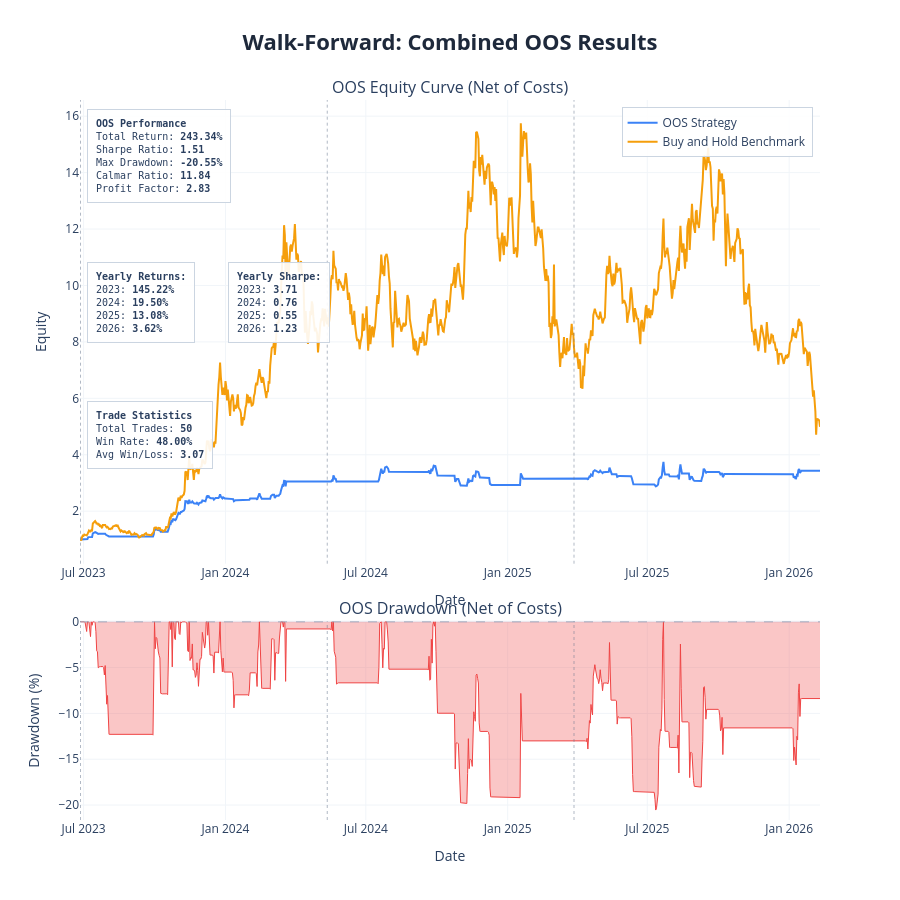

The notebook cell this image was saved under:
### Markdown cell above
---
## Results Charts and Cost Stress Test

| Parameter | Description | Default |
|---|---|---|
| `show_fold_perf` | IS vs OOS bars for return, Sharpe, drawdown per fold | `False` |
| `show_param_evol` | Parameter evolution across folds with ±1 std bands | `False` |
| `show_oos_equity` | Combined OOS equity curve + drawdown with fold boundaries | `True` |
| `show_trades` | Overlay entry/exit markers on OOS equity chart | `False` |
| `benchmark_data` | DataFrame with `Close` column for buy & hold comparison | `None` |
| `save_html_dir` | Directory path to save charts as HTML files, or `None` | `None` |

**Cost Stress Test:** re-run the combined OOS backtest at 1×, 1.5×, 2×, 3× the base cost. Fragile strategies collapse; robust ones degrade gradually.

### Code cell
plot_walk_forward_results(
    results          = results,
    param_defs       = PARAM_DEFS,
    fixed_params     = FIXED_PARAMS,
    benchmark_data   = df,
    show             = True,
    save_html_dir    = None,
    show_fold_perf   = False,   # IS vs OOS bars by fold
    show_param_evol  = False,   # parameter evolution across folds
    show_oos_equity  = True,   # combined OOS equity curve
    show_trades      = False,  # trade markers on OOS equity chart
)

# ── transaction cost stress test ──────────────────────────────────────────

if results['oos_combined_df'] is not None:
    cost_df = cost_stress_test(
        oos_combined_df  = results['oos_combined_df'],
        cost_multipliers = (1.0, 1.5, 2.0, 3.0),
        base_cost        = COST,
    )
else:
    print('No combined OOS dataframe — skip cost stress test')

### Figure 1 — Plotly figure (JSON) as saved in the notebook; plotly's stock layout.template omitted (floating-point values rounded to 4 significant figures; data arrays with more than 128 entries replaced by an {"elided": "..."} marker saying what was removed)
{"data": [{"hovertemplate": "<b>OOS Strategy</b><br>Date: %{x}<br>Equity: %{y:.4f}<extra></extra>", "line": {"color": "#3b82f6", "width": 2}, "mode": "lines", "name": "OOS Strategy", "type": "scatter", "x": {"elided": "960 str values"}, "xaxis": "x", "y": {"elided": "960 float values"}, "yaxis": "y"}, {"hovertemplate": "<b>Buy and Hold Benchmark</b><br>Date: %{x}<br>Equity: %{y:.4f}<extra></extra>", "line": {"color": "#f59e0b", "width": 2}, "mode": "lines", "name": "Buy and Hold Benchmark", "type": "scatter", "x": {"elided": "960 str values"}, "xaxis": "x", "y": {"elided": "960 float values"}, "yaxis": "y"}, {"fill": "tozeroy", "fillcolor": "rgba(239, 68, 68, 0.3)", "hovertemplate": "<b>Drawdown</b><br>Date: %{x}<br>%{y:.2f}%<extra></extra>", "line": {"color": "#ef4444", "width": 1}, "mode": "lines", "name": "Drawdown", "showlegend": false, "type": "scatter", "x": {"elided": "960 str values"}, "xaxis": "x2", "y": {"elided": "960 float values"}, "yaxis": "y2"}], "layout": {"annotations": [{"font": {"size": 16}, "showarrow": false, "text": "OOS Equity Curve (Net of Costs)", "x": 0.5, "xanchor": "center", "xref": "paper", "y": 1, "yanchor": "bottom", "yref": "paper"}, {"font": {"size": 16}, "showarrow": false, "text": "OOS Drawdown (Net of Costs)", "x": 0.5, "xanchor": "center", "xref": "paper", "y": 0.276, "yanchor": "bottom", "yref": "paper"}, {"align": "left", "bgcolor": "rgba(255, 255, 255, 0.9)", "bordercolor": "#cbd5e1", "borderpad": 8, "borderwidth": 1, "font": {"family": "monospace", "size": 10}, "showarrow": false, "text": "<b>OOS Performance</b><br>Total Return: <b>243.34%</b><br>Sharpe Ratio: <b>1.51</b><br>Max Drawdown: <b>-20.55%</b><br>Calmar Ratio: <b>11.84</b><br>Profit Factor: <b>2.83</b>", "x": 0.01, "xanchor": "left", "xref": "x domain", "y": 0.98, "yanchor": "top", "yref": "y domain"}, {"align": "left", "bgcolor": "rgba(255, 255, 255, 0.9)", "bordercolor": "#cbd5e1", "borderpad": 8, "borderwidth": 1, "font": {"family": "monospace", "size": 10}, "showarrow": false, "text": "<b>Yearly Returns:</b><br>2023: <b>145.22%</b><br>2024: <b>19.50%</b><br>2025: <b>13.08%</b><br>2026: <b>3.62%</b><br>", "x": 0.01, "xanchor": "left", "xref": "x domain", "y": 0.65, "yanchor": "top", "yref": "y domain"}, {"align": "left", "bgcolor": "rgba(255, 255, 255, 0.9)", "bordercolor": "#cbd5e1", "borderpad": 8, "borderwidth": 1, "font": {"family": "monospace", "size": 10}, "showarrow": false, "text": "<b>Yearly Sharpe:</b><br>2023: <b>3.71</b><br>2024: <b>0.76</b><br>2025: <b>0.55</b><br>2026: <b>1.23</b><br>", "x": 0.2, "xanchor": "left", "xref": "x domain", "y": 0.65, "yanchor": "top", "yref": "y domain"}, {"align": "left", "bgcolor": "rgba(255, 255, 255, 0.9)", "bordercolor": "#cbd5e1", "borderpad": 8, "borderwidth": 1, "font": {"family": "monospace", "size": 10}, "showarrow": false, "text": "<b>Trade Statistics</b><br>Total Trades: <b>50</b><br>Win Rate: <b>48.00%</b><br>Avg Win/Loss: <b>3.07</b>", "x": 0.01, "xanchor": "left", "xref": "x domain", "y": 0.35, "yanchor": "top", "yref": "y domain"}], "height": 900, "hovermode": "x unified", "legend": {"bgcolor": "rgba(255, 255, 255, 0.9)", "bordercolor": "#cbd5e1", "borderwidth": 1, "x": 0.99, "xanchor": "right", "y": 0.99, "yanchor": "top"}, "shapes": [{"line": {"color": "#94a3b8", "dash": "dash", "width": 1}, "type": "line", "x0": 0, "x1": 1, "xref": "x2 domain", "y0": 0, "y1": 0, "yref": "y2"}, {"line": {"color": "rgba(100,116,139,0.5)", "dash": "dot", "width": 1}, "type": "line", "x0": "2023-06-27 00:00:00", "x1": "2023-06-27 00:00:00", "xref": "x", "y0": 0, "y1": 1, "yref": "y domain"}, {"line": {"color": "rgba(100,116,139,0.5)", "dash": "dot", "width": 1}, "type": "line", "x0": "2023-06-27 00:00:00", "x1": "2023-06-27 00:00:00", "xref": "x2", "y0": 0, "y1": 1, "yref": "y2 domain"}, {"line": {"color": "rgba(100,116,139,0.5)", "dash": "dot", "width": 1}, "type": "line", "x0": "2024-05-12 00:00:00", "x1": "2024-05-12 00:00:00", "xref": "x", "y0": 0, "y1": 1, "yref": "y domain"}, {"line": {"color": "rgba(100,116,139,0.5)", "dash": "dot", "width": 1}, "type": "line", "x0": "2024-05-12 00:00:00", "x1": "2024-05-12 00:00:00", "xref": "x2", "y0": 0, "y1": 1, "yref": "y2 domain"}, {"line": {"color": "rgba(100,116,139,0.5)", "dash": "dot", "width": 1}, "type": "line", "x0": "2025-03-28 00:00:00", "x1": "2025-03-28 00:00:00", "xref": "x", "y0": 0, "y1": 1, "yref": "y domain"}, {"line": {"color": "rgba(100,116,139,0.5)", "dash": "dot", "width": 1}, "type": "line", "x0": "2025-03-28 00:00:00", "x1": "2025-03-28 00:00:00", "xref": "x2", "y0": 0, "y1": 1, "yref": "y2 domain"}], "showlegend": true, "title": {"font": {"color": "#1E293B", "size": 22}, "text": "<b>Walk-Forward: Combined OOS Results</b>", "x": 0.5, "xanchor": "center"}, "xaxis": {"anchor": "y", "domain": [0, 1], "gridcolor": "#f1f5f9", "gridwidth": 1, "showgrid": true, "title": {"text": "Date"}}, "xaxis2": {"anchor": "y2", "domain": [0, 1], "gridcolor": "#f1f5f9", "gridwidth": 1, "showgrid": true, "title": {"text": "Date"}}, "yaxis": {"anchor": "x", "domain": [0.356, 1], "gridcolor": "#f1f5f9", "gridwidth": 1, "showgrid": true, "title": {"text": "Equity"}}, "yaxis2": {"anchor": "x2", "domain": [0, 0.276], "gridcolor": "#f1f5f9", "gridwidth": 1, "showgrid": true, "title": {"text": "Drawdown (%)"}}}}
